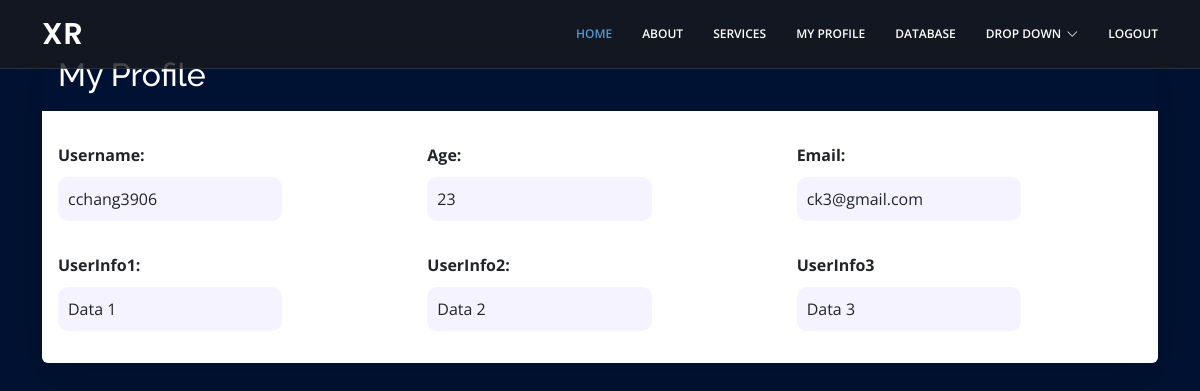
The app's page /myprofile (signed in), older data.
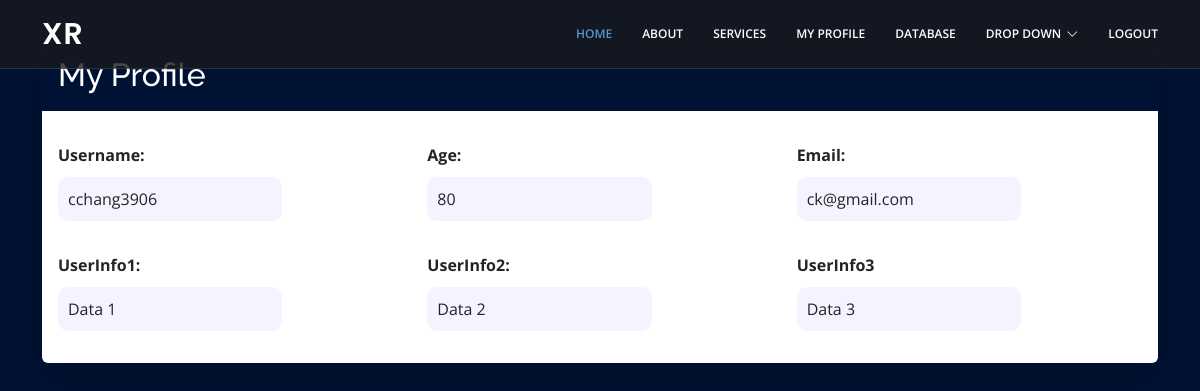
The same page, newer data.
### tables this page shows
CREATE TABLE "users_table" (
	"username"	TEXT,
	"password"	TEXT,
	"age"	INT,
	"email"	TEXT,
	"logindate"	TEXT
);

### app.py (the view)
@app.route("/myprofile", methods=["GET", "POST"])
def myprofile():
    isLogin = False
    if "username" in session:
        isLogin = True
        conn = sqlite3.connect("hw.db")
        cursor = conn.cursor()
        command = "SELECT email, age FROM users_table WHERE username = ?;"
        cursor.execute(command, (session["username"],))
        result = cursor.fetchall()
        return render_template("myprofile.html", username=session["username"], age=result[0][1], email=result[0][0], isLogin=isLogin)
    if "username" in session:
        return render_template("myprofile.html")
    else:
        return render_template("login.html")

### templates/myprofile.html
    {% extends "nav.html" %}
    {% block profile %}
    <div class = "container">
        <div class = "card mt-5 shadow-lg border-0">
            <div class = "card-header bg-primary text-white">
                <h2>My Profile</h2>
            </div>
            <div class = "card-body">
                <div class = "row mt-3">
                    <div class = "col-12 col-md-4">
                        <label><strong>Username: </strong></label>
                        <p class="user-info">{{username}}</p>
                    </div>
                    <div class = "col-12 col-md-4">
                        <label><strong>Age: </strong></label>
                        <p class="user-info">{{age}}</p>
                    </div>
                    <div class = "col-12 col-md-4">
                        <label><strong>Email: </strong></label>
                        <p class="user-info">{{email}}</p>
                    </div>
                </div>
                <div class = "row mt-3">
                    <div class = "col-12 col-md-4">
                        <label><strong>UserInfo1: </strong></label>
                        <p class="user-info">Data 1</p>
                    </div>
                    <div class = "col-12 col-md-4">
                        <label><strong>UserInfo2: </strong></label>
                        <p class="user-info">Data 2</p>
                    </div>
                    <div class = "col-12 col-md-4">
                        <label><strong>UserInfo3 </strong></label>
                        <p class="user-info">Data 3</p>
                    </div>
                </div>
            </div>
        </div>
    </div>
    {% endblock %}

### templates/nav.html (shortened to what this page needs)
<!DOCTYPE html>
<html lang="en">
<head>
  <link href="../static/assets/vendor/animate.css/animate.min.css" rel="stylesheet">
  <link href="../static/assets/vendor/bootstrap/css/bootstrap.min.css" rel="stylesheet">
  <link href="../static/assets/vendor/bootstrap-icons/bootstrap-icons.css" rel="stylesheet">
  <link href="../static/assets/vendor/boxicons/css/boxicons.min.css" rel="stylesheet">
  <link href="../static/assets/vendor/glightbox/css/glightbox.min.css" rel="stylesheet">
  <link href="../static/assets/vendor/remixicon/remixicon.css" rel="stylesheet">
  <link href="../static/assets/vendor/swiper/swiper-bundle.min.css" rel="stylesheet">
  <link href="../static/css/styles.css" rel="stylesheet">
</head>
<body>
  <header id="header" class="fixed-top header-inner-pages">
    <div class="container d-flex align-items-center justify-content-between">
      <h1 class="logo"><a href="index.html">XR</a></h1>
      <nav id="navbar" class="navbar">
        <ul>
          <li><a class="nav-link scrollto active" href="{{url_for('index')}}">Home</a></li>
          <li><a class="nav-link scrollto" href="#about">About</a></li>
          <li><a class="nav-link scrollto" href="#services">Services</a></li>
          <li><a class="nav-link  scrollto" href="{{url_for('myprofile')}}">My Profile</a></li>
          <li><a class="nav-link scrollto" href="{{url_for('database1')}}">Database</a></li>
          <li class="dropdown"><a href="#"><span>Drop Down</span> <i class="bi bi-chevron-down"></i></a>
          </li>
          {% if isLogin == True %}
            <li><a class="nav-link scrollto" href="{{url_for('logout')}}">Logout</a></li>
          {% else %}
          <li><a class="nav-link scrollto" href="{{url_for('login')}}">Login</a></li>
          {% endif %}
        </ul>
      </nav>
    </div>
  </header>
  {% block profile %}
  {% endblock %}
</body>
</html>

### static/css/styles.css (style rules this page uses)
body { font-family: "Open Sans", sans-serif; color: #444444; }
a { color: #428bca; text-decoration: none; }
h1, h2, h3, h4, h5, h6 { font-family: "Raleway", sans-serif; }
#header { transition: all 0.5s; z-index: 997; padding: 15px 0; border-bottom: 1px solid rgba(255, 255, 255, 0.1); }
#header.header-scrolled, #header.header-inner-pages { background: rgba(23, 26, 29, 0.8); }
#header .logo { font-size: 30px; margin: 0; padding: 0; line-height: 1; font-weight: 600; letter-spacing: 1px; font-family: "Poppins", sans-serif; }
#header .logo a { color: #fff; }
.navbar { padding: 0; }
.navbar ul { margin: 0; padding: 0; display: flex; list-style: none; align-items: center; }
.navbar li { position: relative; }
.navbar a, .navbar a:focus { display: flex; align-items: center; justify-content: space-between; padding: 10px 0 10px 30px; text-transform: uppercase; font-size: 12px; font-weight: 600; color: #fff; white-space: nowrap; transition: 0.3s; }
.navbar a i, .navbar a:focus i { font-size: 12px; line-height: 0; margin-left: 5px; }
.navbar a:hover, .navbar .active, .navbar .active:focus, .navbar li:hover>a { color: #5697d0; }
body { background-color: #001233 !important; }
.bg-primary { background-color: #001233 !important; }
.user-info { background-color: #F5F3FF; padding:10px; border-radius: 10px; margin-top: 10px; width:65%; }

Row changes from the older to the newer data that the page shows:
changed users_table "cchang3906": email "ck3@gmail.com" → "ck@gmail.com"
Text that changed along with them:
{{ age }}: "23" → "80"
